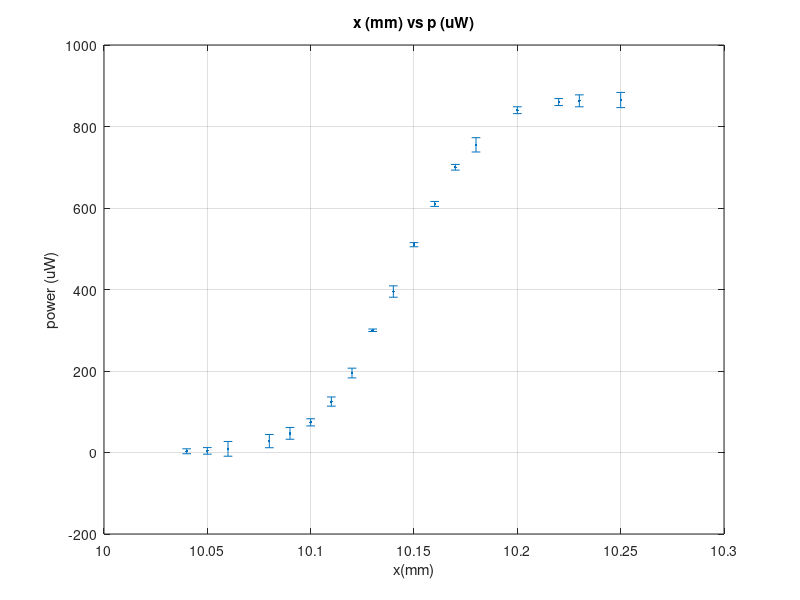
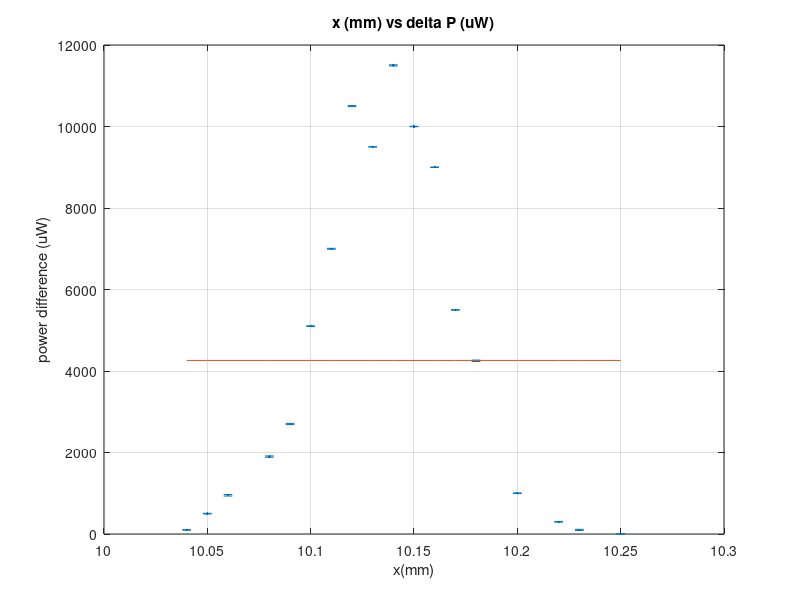

MATLAB code for these plots, in order:
%
%Beam waist 11.9
%
close all;
clear all;

x=[
10.250
10.230
10.220
10.200
10.180
10.170
10.160
10.150
10.140
10.130
10.120
10.110
10.100
10.090
10.080
10.060
10.050
10.040

];

xError = [
    0.02886751346
0.02886751346
0.02886751346
0.02886751346
0.02886751346
0.02886751346
0.02886751346
0.02886751346
0.02886751346
0.02886751346
0.02886751346
0.02886751346
0.02886751346
0.02886751346
0.02886751346
0.02886751346
0.02886751346
0.02886751346
];

p=[
    865
863
860
840
755
700
610
510
395
300
195
125
74
47
28
9
4
3
];

pError=[
18.65
14.63
8.6
8.4
17.55
7
6.1
5.1
13.95
3
11.95
11.25
8.74
14.47
16.28
18.09
8.04
6.03
 ];

errorbar(x,p,pError,'.');
grid on;
title("x (mm) vs p (uW)");
xlabel("x(mm)");
ylabel("power (uW)");


%
%seems tough to fit. will fit derivative
%

deriv =[];
deriverror=[];

for i=2:length(x)
    deriv(i)=(p(i)-p(i-1))/(x(i)-x(i-1));
    deriverror(i)=sqrt(pError(i)^2 +xError(i)^2);
end

figure;

%finding the line that will intersect with the 1/e value of the derivative
y=[];
for i=1:length(deriv)
    y(i) = (1/2.7)*max(deriv);
end

%plot(deriv);
errorbar(x,deriv,deriverror,'.'); hold on;
plot(x, y);
%xlim([9.73, 10.07]);
grid on;
title("x (mm) vs delta P (uW)");
xlabel("x(mm)");
ylabel("power difference (uW)");

%now use cftool to fit this curve